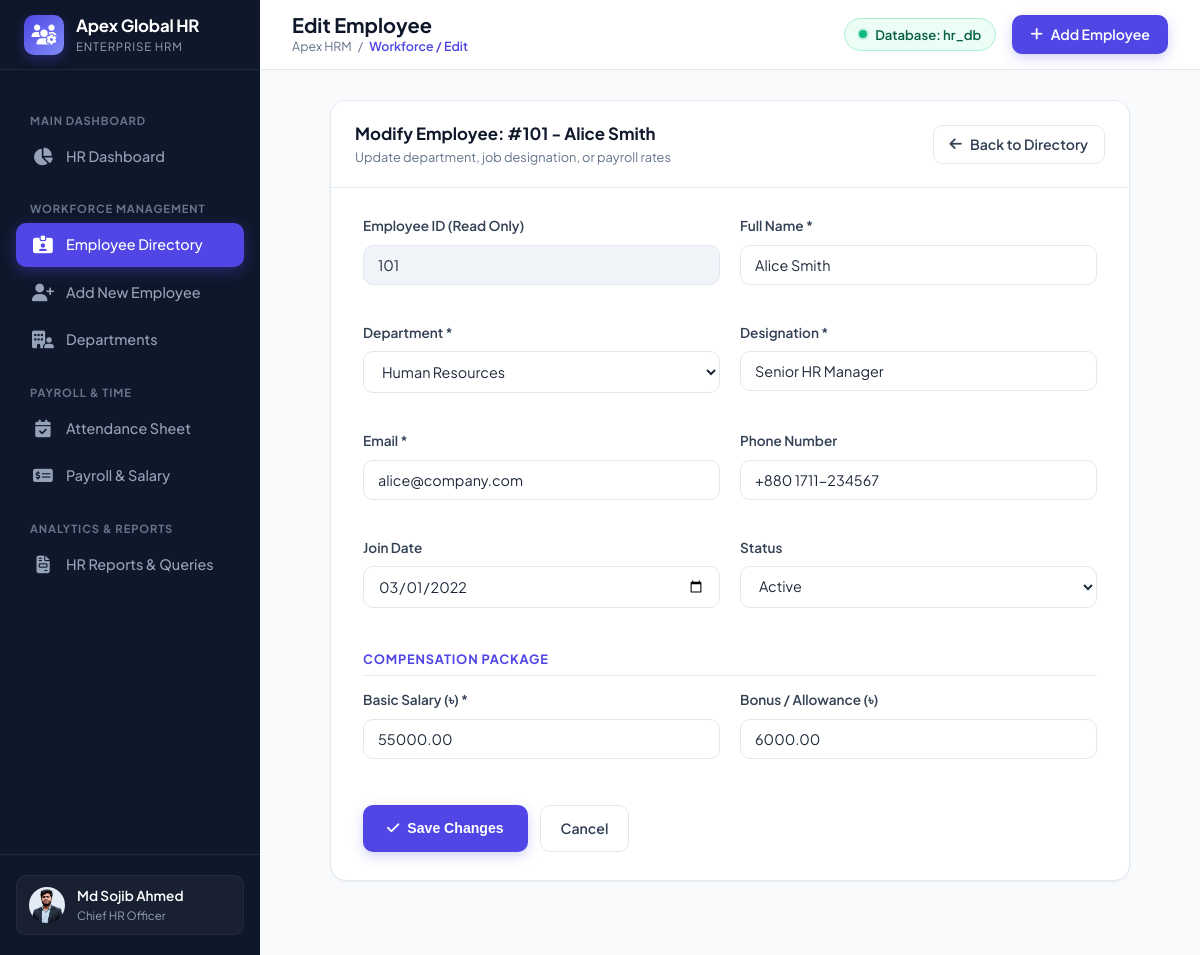
The app's page /edit_employee.php?id=101, older data.
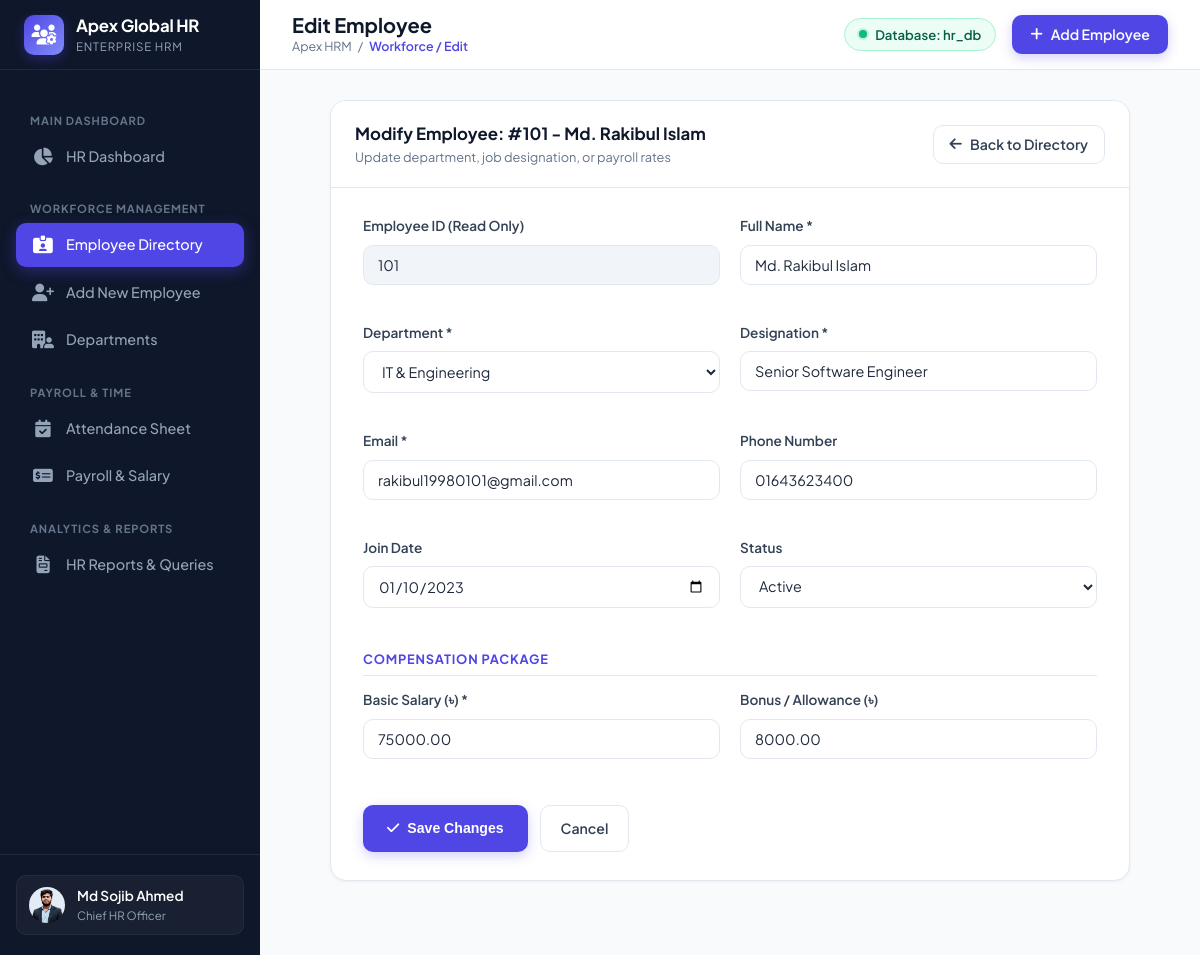
The same page, newer data.
### tables this page shows
CREATE TABLE `Salary` (
    `salary_id` INT AUTO_INCREMENT PRIMARY KEY,
    `employee_id` INT NOT NULL UNIQUE,
    `basic_salary` DECIMAL(10,2) NOT NULL,
    `bonus` DECIMAL(10,2) DEFAULT 0.00,
    `updated_at` TIMESTAMP DEFAULT CURRENT_TIMESTAMP ON UPDATE CURRENT_TIMESTAMP,
    FOREIGN KEY (`employee_id`) REFERENCES `Employee`(`employee_id`) ON DELETE CASCADE
);

CREATE TABLE `Employee` (
    `employee_id` INT PRIMARY KEY,
    `employee_name` VARCHAR(100) NOT NULL,
    `department_id` INT NULL,
    `designation` VARCHAR(100) DEFAULT 'Specialist',
    `email` VARCHAR(100) NOT NULL,
    `phone` VARCHAR(30) DEFAULT '01700000000',
    `hire_date` DATE DEFAULT '2024-01-15',
    `status` ENUM('Active', 'On Leave', 'Suspended') DEFAULT 'Active',
    `created_at` TIMESTAMP DEFAULT CURRENT_TIMESTAMP,
    FOREIGN KEY (`department_id`) REFERENCES `Department`(`department_id`) ON DELETE SET NULL
);

CREATE TABLE `Department` (
    `department_id` INT AUTO_INCREMENT PRIMARY KEY,
    `department_name` VARCHAR(100) NOT NULL,
    `department_code` VARCHAR(20) DEFAULT 'GEN',
    `location` VARCHAR(100) DEFAULT 'Headquarters',
    `created_at` TIMESTAMP DEFAULT CURRENT_TIMESTAMP
);

### edit_employee.php (the view, shortened to what the changed rows need)
<?php
require_once 'db.php';
$emp_id = isset($_GET['id']) ? intval($_GET['id']) : 0;
$emp_query = "SELECT
                e.*,
                s.basic_salary,
                s.bonus
              FROM Employee e
              LEFT JOIN Salary s ON e.employee_id = s.employee_id
              WHERE e.employee_id = $emp_id";
$res = mysqli_query($conn, $emp_query);
$employee = ($res && mysqli_num_rows($res) > 0) ? mysqli_fetch_assoc($res) : null;
$dept_query = mysqli_query($conn, "SELECT * FROM Department ORDER BY department_name ASC");
include_once 'includes/header.php';
?>
<div class="form-container">
  <div class="app-card">
    <div class="card-header-custom">
      <div>
        <div class="card-title">Modify Employee: #<?php echo $employee['employee_id']; ?> - <?php echo htmlspecialchars($employee['employee_name']); ?></div>
        <div class="card-subtitle">Update department, job designation, or payroll rates</div>
      </div>
    </div>
    <div style="padding:28px 32px;">
      <form action="edit_employee.php?id=<?php echo $emp_id; ?>" method="POST">
        <div class="form-grid">
          <div class="form-group">
            <label class="form-label">Employee ID (Read Only)</label>
            <input type="text" value="<?php echo $employee['employee_id']; ?>" class="form-control" disabled style="background:#f1f5f9; cursor:not-allowed;">
          </div>
          <div class="form-group">
            <label class="form-label" for="employee_name">Full Name *</label>
            <input type="text" id="employee_name" name="employee_name" value="<?php echo htmlspecialchars($employee['employee_name']); ?>" class="form-control" required>
          </div>
          <div class="form-group">
            <label class="form-label" for="department_id">Department *</label>
            <select id="department_id" name="department_id" class="form-select" required>
              <?php if ($dept_query): ?>
                <?php while ($d = mysqli_fetch_assoc($dept_query)): ?>
                  <option value="<?php echo $d['department_id']; ?>" <?php echo ($employee['department_id'] == $d['department_id']) ? 'selected' : ''; ?>>
                    <?php echo htmlspecialchars($d['department_name']); ?>
                  </option>
                <?php endwhile; ?>
              <?php endif; ?>
            </select>
          </div>
          <div class="form-group">
            <label class="form-label" for="designation">Designation *</label>
            <input type="text" id="designation" name="designation" value="<?php echo htmlspecialchars($employee['designation'] ?? 'Specialist'); ?>" class="form-control" required>
          </div>
          <div class="form-group">
            <label class="form-label" for="email">Email *</label>
            <input type="email" id="email" name="email" value="<?php echo htmlspecialchars($employee['email']); ?>" class="form-control" required>
          </div>
          <div class="form-group">
            <label class="form-label" for="phone">Phone Number</label>
            <input type="text" id="phone" name="phone" value="<?php echo htmlspecialchars($employee['phone'] ?? ''); ?>" class="form-control">
          </div>
          <div class="form-group">
            <label class="form-label" for="hire_date">Join Date</label>
            <input type="date" id="hire_date" name="hire_date" value="<?php echo htmlspecialchars($employee['hire_date'] ?? date('Y-m-d')); ?>" class="form-control">
          </div>
          <div class="form-group">
            <label class="form-label" for="status">Status</label>
            <select id="status" name="status" class="form-select">
              <option value="Active" <?php echo ($employee['status'] == 'Active') ? 'selected' : ''; ?>>Active</option>
            </select>
          </div>
        </div>
        <div class="form-grid">
          <div class="form-group">
            <label class="form-label" for="basic_salary">Basic Salary (৳) *</label>
            <input type="number" step="0.01" id="basic_salary" name="basic_salary" value="<?php echo $employee['basic_salary'] ?? 0; ?>" class="form-control" required>
          </div>
          <div class="form-group">
            <label class="form-label" for="bonus">Bonus / Allowance (৳)</label>
            <input type="number" step="0.01" id="bonus" name="bonus" value="<?php echo $employee['bonus'] ?? 0; ?>" class="form-control">
          </div>
        </div>
      </form>
    </div>
  </div>
</div>
<?php include_once 'includes/footer.php'; ?>

Row changes from the older to the newer data that the page shows:
changed salary: employee.employee_name "Alice Smith" → "Md. Rakibul Islam"; employee_name "Alice Smith" → "Md. Rakibul Islam"; designation "Senior HR Manager" → "Senior Software Engineer"; email "alice@company.com" → "rakibul19980101@gmail.com"; phone "+880 1711-234567" → "01643623400"; hire_date "03/01/2022" → "01/10/2023"; basic_salary "55000.00" → "75000.00"; bonus "6000.00" → "8000.00"
changed employee "Active": department_id "Human Resources" → "IT & Engineering"
